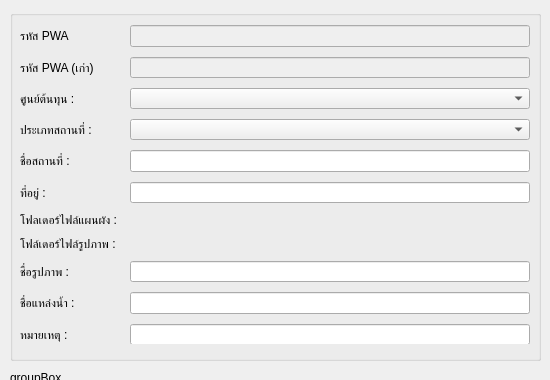
<?xml version="1.0" encoding="UTF-8"?>
<ui version="4.0">
 <class>pwawaterworks</class>
 <widget class="QWidget" name="pwawaterworks">
  <property name="geometry">
   <rect>
    <x>0</x>
    <y>0</y>
    <width>550</width>
    <height>380</height>
   </rect>
  </property>
  <property name="sizePolicy">
   <sizepolicy hsizetype="Maximum" vsizetype="Maximum">
    <horstretch>0</horstretch>
    <verstretch>0</verstretch>
   </sizepolicy>
  </property>
  <property name="minimumSize">
   <size>
    <width>550</width>
    <height>380</height>
   </size>
  </property>
  <property name="maximumSize">
   <size>
    <width>550</width>
    <height>600</height>
   </size>
  </property>
  <property name="windowTitle">
   <string>Form</string>
  </property>
  <widget class="QGroupBox" name="hideBox">
   <property name="geometry">
    <rect>
     <x>10</x>
     <y>370</y>
     <width>521</width>
     <height>101</height>
    </rect>
   </property>
   <property name="title">
    <string>groupBox</string>
   </property>
   <widget class="QComboBox" name="costCenter_id">
    <property name="geometry">
     <rect>
      <x>10</x>
      <y>20</y>
      <width>69</width>
      <height>22</height>
     </rect>
    </property>
   </widget>
   <widget class="QComboBox" name="pwaStation_id">
    <property name="geometry">
     <rect>
      <x>208</x>
      <y>20</y>
      <width>69</width>
      <height>22</height>
     </rect>
    </property>
   </widget>
   <widget class="QLabel" name="label_10">
    <property name="geometry">
     <rect>
      <x>148</x>
      <y>20</y>
      <width>71</width>
      <height>20</height>
     </rect>
    </property>
    <property name="text">
     <string>costCenter</string>
    </property>
   </widget>
   <widget class="QLabel" name="label_11">
    <property name="geometry">
     <rect>
      <x>343</x>
      <y>20</y>
      <width>71</width>
      <height>16</height>
     </rect>
    </property>
    <property name="text">
     <string>pwaStation</string>
    </property>
   </widget>
   <widget class="QLineEdit" name="costCenterId">
    <property name="geometry">
     <rect>
      <x>84</x>
      <y>20</y>
      <width>61</width>
      <height>22</height>
     </rect>
    </property>
   </widget>
   <widget class="QLineEdit" name="pwaStationId">
    <property name="geometry">
     <rect>
      <x>278</x>
      <y>20</y>
      <width>61</width>
      <height>22</height>
     </rect>
    </property>
   </widget>
   <widget class="QLineEdit" name="_temp_id">
    <property name="geometry">
     <rect>
      <x>10</x>
      <y>50</y>
      <width>113</width>
      <height>20</height>
     </rect>
    </property>
   </widget>
   <widget class="QLineEdit" name="globalId">
    <property name="geometry">
     <rect>
      <x>150</x>
      <y>50</y>
      <width>113</width>
      <height>20</height>
     </rect>
    </property>
   </widget>
   <widget class="QLabel" name="label_40">
    <property name="geometry">
     <rect>
      <x>280</x>
      <y>50</y>
      <width>47</width>
      <height>13</height>
     </rect>
    </property>
    <property name="text">
     <string>globalId</string>
    </property>
   </widget>
  </widget>
  <widget class="QGroupBox" name="groupBox">
   <property name="geometry">
    <rect>
     <x>10</x>
     <y>10</y>
     <width>531</width>
     <height>351</height>
    </rect>
   </property>
   <property name="title">
    <string/>
   </property>
   <widget class="QWidget" name="layoutWidget">
    <property name="geometry">
     <rect>
      <x>10</x>
      <y>9</y>
      <width>510</width>
      <height>325</height>
     </rect>
    </property>
    <layout class="QGridLayout" name="gridLayout">
     <property name="topMargin">
      <number>6</number>
     </property>
     <property name="verticalSpacing">
      <number>10</number>
     </property>
     <item row="0" column="0">
      <widget class="QLabel" name="label_12">
       <property name="text">
        <string>รหัส PWA</string>
       </property>
      </widget>
     </item>
     <item row="0" column="1">
      <widget class="QLineEdit" name="id">
       <property name="enabled">
        <bool>false</bool>
       </property>
       <property name="minimumSize">
        <size>
         <width>400</width>
         <height>0</height>
        </size>
       </property>
       <property name="maximumSize">
        <size>
         <width>400</width>
         <height>16777215</height>
        </size>
       </property>
      </widget>
     </item>
     <item row="1" column="0">
      <widget class="QLabel" name="label_pwaId">
       <property name="minimumSize">
        <size>
         <width>0</width>
         <height>0</height>
        </size>
       </property>
       <property name="text">
        <string>รหัส PWA (เก่า)</string>
       </property>
      </widget>
     </item>
     <item row="1" column="1">
      <widget class="QLineEdit" name="pwaId">
       <property name="enabled">
        <bool>false</bool>
       </property>
       <property name="minimumSize">
        <size>
         <width>400</width>
         <height>0</height>
        </size>
       </property>
       <property name="maximumSize">
        <size>
         <width>400</width>
         <height>16777215</height>
        </size>
       </property>
      </widget>
     </item>
     <item row="2" column="0">
      <widget class="QLabel" name="label">
       <property name="text">
        <string>ศูนย์ต้นทุน :</string>
       </property>
      </widget>
     </item>
     <item row="2" column="1">
      <widget class="QComboBox" name="costCenter_text">
       <property name="minimumSize">
        <size>
         <width>400</width>
         <height>0</height>
        </size>
       </property>
       <property name="maximumSize">
        <size>
         <width>400</width>
         <height>16777215</height>
        </size>
       </property>
      </widget>
     </item>
     <item row="3" column="0">
      <widget class="QLabel" name="label_4">
       <property name="text">
        <string>ประเภทสถานที่ :</string>
       </property>
      </widget>
     </item>
     <item row="3" column="1">
      <widget class="QComboBox" name="pwaStation_text">
       <property name="minimumSize">
        <size>
         <width>400</width>
         <height>0</height>
        </size>
       </property>
       <property name="maximumSize">
        <size>
         <width>400</width>
         <height>16777215</height>
        </size>
       </property>
      </widget>
     </item>
     <item row="4" column="0">
      <widget class="QLabel" name="label_2">
       <property name="text">
        <string>ชื่อสถานที่ :</string>
       </property>
      </widget>
     </item>
     <item row="4" column="1">
      <widget class="QLineEdit" name="name">
       <property name="minimumSize">
        <size>
         <width>400</width>
         <height>0</height>
        </size>
       </property>
       <property name="maximumSize">
        <size>
         <width>400</width>
         <height>16777215</height>
        </size>
       </property>
      </widget>
     </item>
     <item row="5" column="0">
      <widget class="QLabel" name="label_3">
       <property name="text">
        <string>ที่อยู่ :</string>
       </property>
      </widget>
     </item>
     <item row="5" column="1">
      <widget class="QLineEdit" name="pwaAddress">
       <property name="minimumSize">
        <size>
         <width>400</width>
         <height>0</height>
        </size>
       </property>
       <property name="maximumSize">
        <size>
         <width>400</width>
         <height>16777215</height>
        </size>
       </property>
      </widget>
     </item>
     <item row="6" column="0">
      <widget class="QLabel" name="label_5">
       <property name="text">
        <string>โฟลเดอร์ไฟล์แผนผัง :</string>
       </property>
      </widget>
     </item>
     <item row="6" column="1">
      <widget class="QgsFileWidget" name="drawingPath">
       <property name="minimumSize">
        <size>
         <width>400</width>
         <height>0</height>
        </size>
       </property>
       <property name="maximumSize">
        <size>
         <width>400</width>
         <height>16777215</height>
        </size>
       </property>
      </widget>
     </item>
     <item row="7" column="0">
      <widget class="QLabel" name="label_6">
       <property name="text">
        <string>โฟล์เดอร์ไฟล์รูปภาพ :</string>
       </property>
      </widget>
     </item>
     <item row="7" column="1">
      <widget class="QgsFileWidget" name="picturePwa">
       <property name="minimumSize">
        <size>
         <width>400</width>
         <height>0</height>
        </size>
       </property>
       <property name="maximumSize">
        <size>
         <width>400</width>
         <height>16777215</height>
        </size>
       </property>
      </widget>
     </item>
     <item row="8" column="0">
      <widget class="QLabel" name="label_7">
       <property name="text">
        <string>ชื่อรูปภาพ :</string>
       </property>
      </widget>
     </item>
     <item row="8" column="1">
      <widget class="QLineEdit" name="pictureResource">
       <property name="minimumSize">
        <size>
         <width>400</width>
         <height>0</height>
        </size>
       </property>
       <property name="maximumSize">
        <size>
         <width>400</width>
         <height>16777215</height>
        </size>
       </property>
      </widget>
     </item>
     <item row="9" column="0">
      <widget class="QLabel" name="label_8">
       <property name="text">
        <string>ชื่อแหล่งน้ำ :</string>
       </property>
      </widget>
     </item>
     <item row="9" column="1">
      <widget class="QLineEdit" name="waterResource">
       <property name="minimumSize">
        <size>
         <width>400</width>
         <height>0</height>
        </size>
       </property>
       <property name="maximumSize">
        <size>
         <width>400</width>
         <height>16777215</height>
        </size>
       </property>
      </widget>
     </item>
     <item row="10" column="0">
      <widget class="QLabel" name="label_9">
       <property name="text">
        <string>หมายเหตุ :</string>
       </property>
      </widget>
     </item>
     <item row="10" column="1">
      <widget class="QLineEdit" name="remark">
       <property name="minimumSize">
        <size>
         <width>400</width>
         <height>0</height>
        </size>
       </property>
       <property name="maximumSize">
        <size>
         <width>400</width>
         <height>16777215</height>
        </size>
       </property>
      </widget>
     </item>
    </layout>
   </widget>
  </widget>
 </widget>
 <customwidgets>
  <customwidget>
   <class>QgsFileWidget</class>
   <extends>QWidget</extends>
   <header>qgsfilewidget.h</header>
  </customwidget>
 </customwidgets>
 <resources/>
 <connections/>
</ui>
